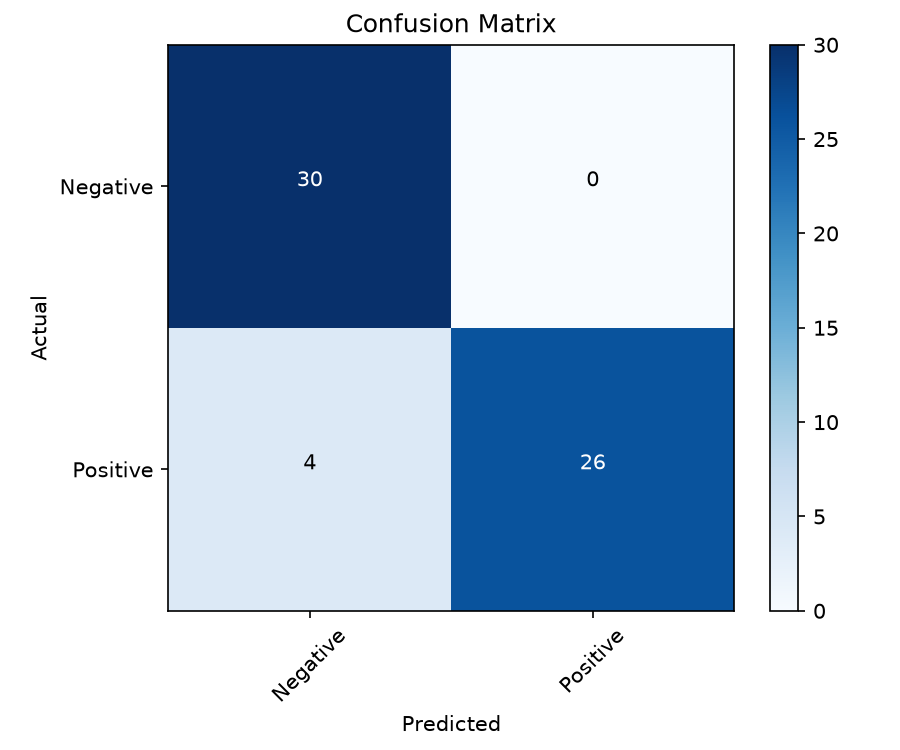

Python code for this plot:
############################################
# Confusion matrix script
# Evaluates the validation dataset and prints the confusion matrix
############################################

import os
import argparse

import matplotlib.pyplot as plt
import os
import torch
import torch.nn.functional as F
import torchvision
from collections import Counter
from sklearn.metrics import confusion_matrix, classification_report

from config import val_folder, transform_test, batch_size, num_workers
from net import Net, NetExample
from utils import make_pred_on_dataloader


def load_model(path, num_classes=2, in_channels=3):
    state = torch.load(path, map_location=torch.device('cpu'))
    try:
        net = Net(in_channels=in_channels, out_features=num_classes)
        net.load_state_dict(state)
        model_type = 'Net'
    except RuntimeError:
        net = NetExample(in_channels=in_channels, out_classes=num_classes)
        net.load_state_dict(state)
        model_type = 'NetExample'
    net.eval()
    return net, model_type


def build_val_dataloader(folder, batch_size, num_workers):
    dataset = torchvision.datasets.ImageFolder(root=folder, transform=transform_test)
    dataloader = torch.utils.data.DataLoader(dataset, batch_size=batch_size,
                                             shuffle=False, num_workers=num_workers)
    return dataloader, dataset.classes, dataset.class_to_idx


def main():
    parser = argparse.ArgumentParser(description='Generate confusion matrix from validation folders')
    parser.add_argument('--model', default=os.path.join('logs', 'dog_vs_cat.pth'),
                        help='Path to the trained model file')
    parser.add_argument('--data-folder', default=val_folder,
                        help='Path to the validation folder')
    parser.add_argument('--batch-size', type=int, default=batch_size,
                        help='Batch size for validation dataloader')
    parser.add_argument('--num-workers', type=int, default=num_workers,
                        help='Number of workers for dataloader')
    parser.add_argument('--output', default='confusion_matrix.png',
                        help='Output PNG file for the confusion matrix')
    args = parser.parse_args()

    if not os.path.isfile(args.model):
        raise FileNotFoundError(f'Model file not found: {args.model}')
    if not os.path.isdir(args.data_folder):
        raise FileNotFoundError(f'Data folder not found: {args.data_folder}')

    net, model_type = load_model(args.model, num_classes=2, in_channels=3)
    val_loader, classes, class_to_idx = build_val_dataloader(args.data_folder, args.batch_size, args.num_workers)

    print(f'Using model checkpoint: {args.model}')
    print(f'Loaded model architecture: {model_type}')
    print(f'Data folder: {args.data_folder}')
    print(f'Data classes: {classes}')
    print(f'Batch size: {args.batch_size}')

    y_true, y_pred = make_pred_on_dataloader(net, val_loader)

    print('Predicted class counts:', Counter(y_pred))
    print('Actual class counts:', Counter(y_true))

    print('Predicted labels unique:', sorted(set(y_pred)))
    print('All predictions same:', len(set(y_pred)) == 1)

    sample_index = min(5, len(y_true))
    print(f'Sample predictions (first {sample_index}):')
    for i in range(sample_index):
        print(f'  Actual={classes[y_true[i]]}, Predicted={classes[y_pred[i]]}')

    sample_logits = get_sample_logits(net, val_loader, sample_index)
    print('Sample logits / probabilities:')
    for idx, (logit, prob) in enumerate(sample_logits):
        print(f'  Example {idx}: logit={logit.tolist()}, probs={prob.tolist()}')

    labels = [class_to_idx[c] for c in classes]
    cm = confusion_matrix(y_true, y_pred, labels=labels)

    display_names = [c.title() for c in classes]
    print('\nClassification Report:\n')
    print(classification_report(y_true, y_pred, target_names=display_names, output_dict=False, zero_division=0))
    print('Confusion Matrix:')
    print(cm)
    print('Labels order:')
    print(display_names)

    plot_confusion_matrix(cm, display_names, args.output)


def get_sample_logits(net, dataloader, count=5):
    samples = []
    with torch.no_grad():
        for images, labels in dataloader:
            outputs = net(images)
            probs = F.softmax(outputs, dim=1)
            for i in range(min(count - len(samples), outputs.size(0))):
                samples.append((outputs[i].cpu(), probs[i].cpu()))
            if len(samples) >= count:
                break
    return samples


def plot_confusion_matrix(cm, classes, output_path):
    plt.figure(figsize=(6, 5))
    plt.imshow(cm, interpolation='nearest', cmap=plt.cm.Blues)
    plt.title('Confusion Matrix')
    plt.colorbar()

    tick_marks = range(len(classes))
    plt.xticks(tick_marks, classes, rotation=45)
    plt.yticks(tick_marks, classes)

    plt.ylabel('Actual')
    plt.xlabel('Predicted')

    thresh = cm.max() / 2.0 if cm.max() else 0
    for i in range(cm.shape[0]):
        for j in range(cm.shape[1]):
            plt.text(j, i, format(cm[i, j], 'd'),
                     horizontalalignment='center',
                     color='white' if cm[i, j] > thresh else 'black')

    plt.tight_layout()
    plt.savefig(output_path, dpi=150)
    plt.close()
    print(f'Confusion matrix image saved to: {output_path}')


if __name__ == '__main__':
    main()
